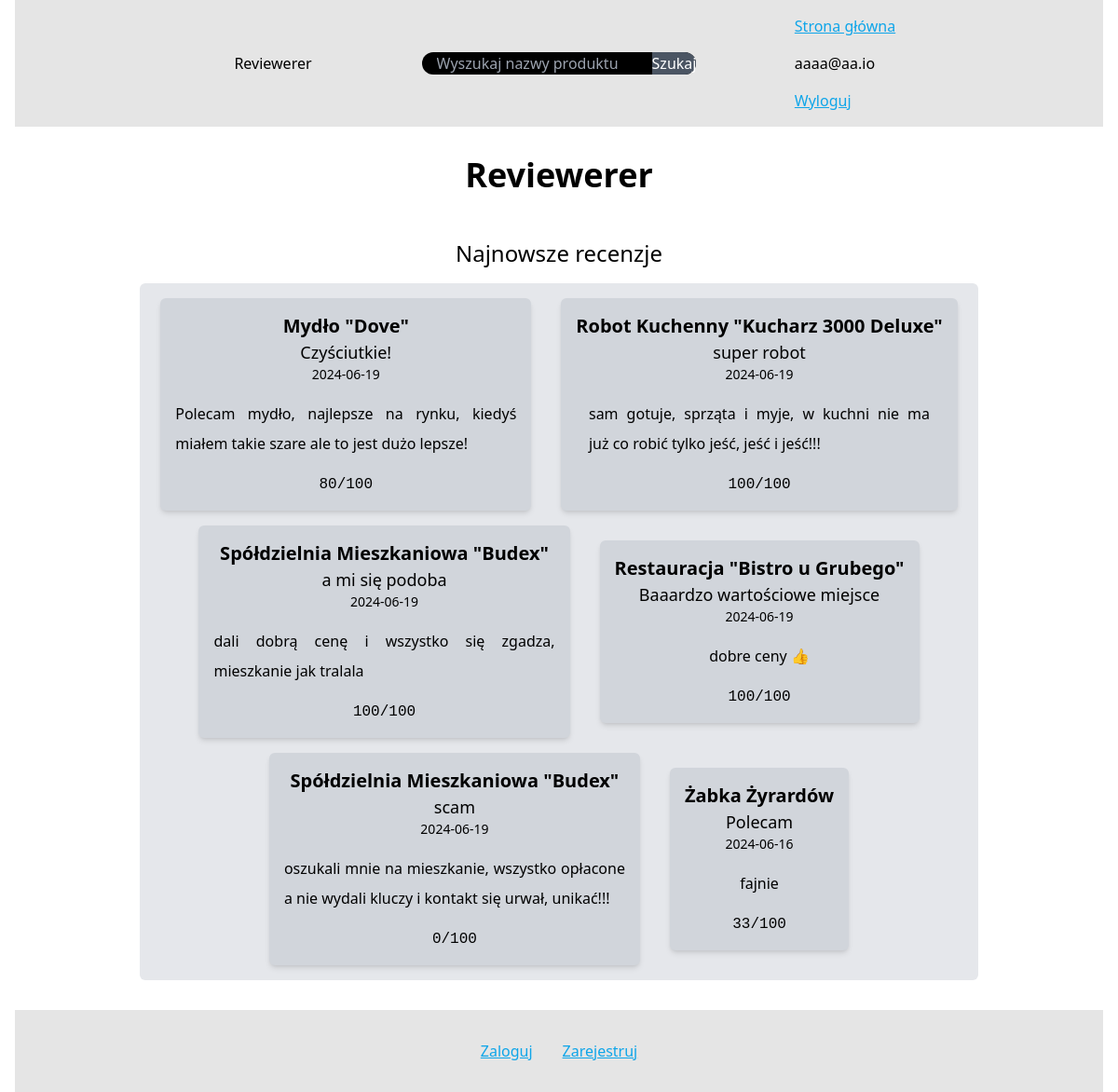
The app's page /src/home.php (signed in) with its own data.
### tables this page shows
CREATE TABLE `reviews` (
  `user_id` varchar(64) NOT NULL,
  `product_id` varchar(64) NOT NULL,
  `id` varchar(64) NOT NULL,
  `date` date NOT NULL DEFAULT current_timestamp(),
  `title` varchar(128) NOT NULL,
  `description` varchar(1000) NOT NULL,
  `score` tinyint(3) NOT NULL
);

### src/home.php (the view, shortened to what this page needs)
<?php
  $conn = connectDb();
?>
<!DOCTYPE html>
<html lang="en">
  <head>
    <link href="../css/style.css" rel="stylesheet">
  </head>
  <body>
    <?php include 'nav.php';?>
    <main class="flex flex-col justify-center justify-items-center items-center content-center">
      <h1 class="text-4xl font-semibold m-8">Reviewerer</h1>
      <h2 class="text-2xl m-4">Najnowsze recenzje</h2>
      <div class="flex flex-row flex-wrap flex-none basis-full gap-x-8 gap-y-4 p-4 bg-gray-200 rounded-md w-[75svw] justify-items-center justify-center items-center">
        <?php
          $sql = "SELECT *, (SELECT name FROM products p WHERE p.id = product_id) product_name, (SELECT id FROM products p WHERE p.id = product_id) product_id FROM reviews ORDER BY date DESC LIMIT 20;";
          $result = $conn->query($sql);
          while($row = $result->fetch_assoc()) {
            echo "<div class='flex flex-col justify-items-center justify-center items-center bg-gray-300 shadow-md rounded-md p-4 min-w-48'>";
            echo "<h3 class='text-xl font-semibold'>";
            echo "<a href='review.php?id=" . $row["product_id"] . "'>" . $row["product_name"]. "</a>";
            echo "</h3>";
            echo "<p class='text-lg'>". $row["title"] . "</p>";
            echo "<p class='font-thin text-sm'>". $row["date"] ."</p>";
            echo "<p class='leading-8 max-w-[40ch] mt-4 text-justify'>" . $row["description"] . "</p>";
            echo "<p class='font-mono mt-4'>" . $row["score"] . "/100</p>";
            echo "</div>";
          }
        ?>
      </div>
    </main>
    <?php include 'footer.php';?>
  </body>
</html>

### css/style.css (style rules this page uses)
*, *::before, *::after { box-sizing: border-box; }
* { margin: 0; }
body { line-height: 1.5; -webkit-font-smoothing: antialiased; }
p, h1, h2, h3, h4, h5, h6 { overflow-wrap: break-word; }
:root { padding: 0 1rem; scroll-behavior: smooth; min-height: 0; min-width: 0; }

### records on screen
reviews: product_name "Mydło \"Dove\"", title "Czyściutkie!", date "2024-06-19", description "Polecam mydło, najlepsze na rynku, kiedyś miałem takie szare ale to jest dużo lepsze!", score "80"
reviews: product_name "Robot Kuchenny \"Kucharz 3000 Deluxe\"", title "super robot", date "2024-06-19", description "sam gotuje, sprząta i myje, w kuchni nie ma już co robić tylko jeść, jeść i jeść!!!", score "100"
reviews: product_name "Spółdzielnia Mieszkaniowa \"Budex\"", title "a mi się podoba", date "2024-06-19", description "dali dobrą cenę i wszystko się zgadza, mieszkanie jak tralala", score "100"
reviews: product_name "Restauracja \"Bistro u Grubego\"", title "Baaardzo wartościowe miejsce", date "2024-06-19", description "dobre ceny 👍", score "100"
reviews: product_name "Spółdzielnia Mieszkaniowa \"Budex\"", title "scam", date "2024-06-19", description "oszukali mnie na mieszkanie, wszystko opłacone a nie wydali kluczy i kontakt się urwał, unikać!!!", score "0"
reviews: product_name "Żabka Żyrardów", title "Polecam", date "2024-06-16", description "fajnie", score "33"

### other values on screen
$_SESSION["email"] "aaaa@aa.io"
